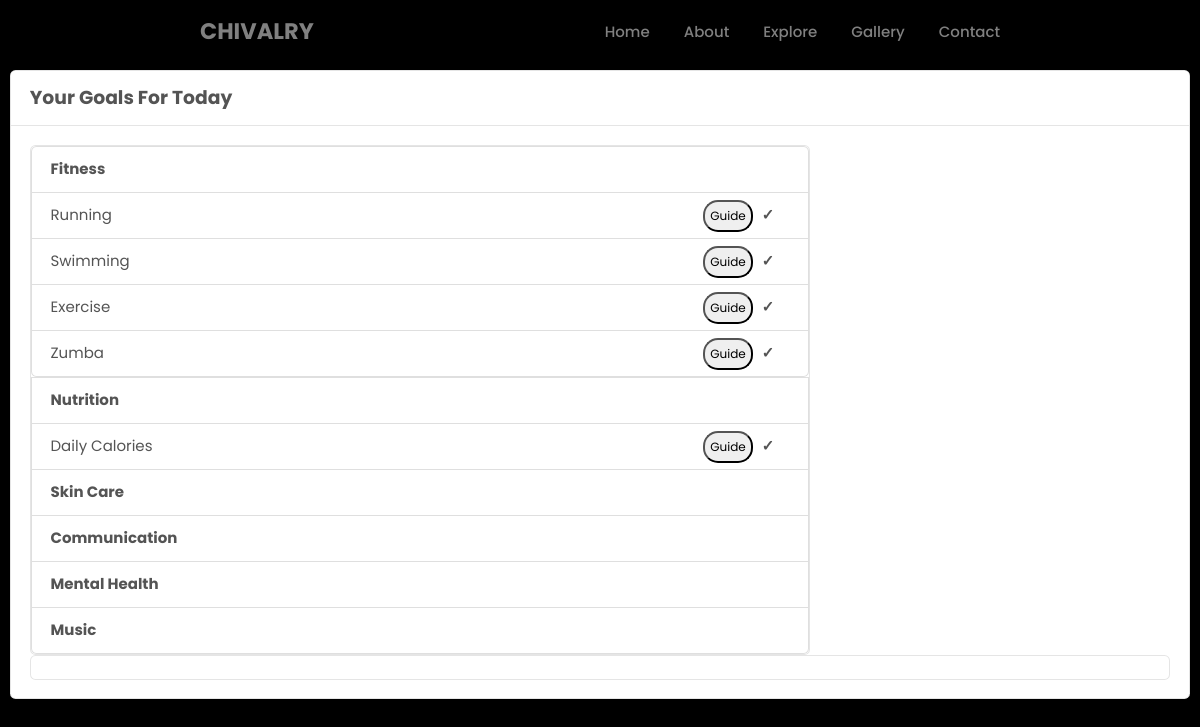
Page /home (signed in) on the committed database.
### accounts/models.py (models this page shows, shortened)
class Category(BaseModel):
    category_name = models.CharField(max_length=100)
    category_image = models.ImageField(upload_to="categories" , null=True)
    slug = models.SlugField(unique=True , null=True , blank=True)

class Goals(BaseModel):
    goal_name = models.CharField(max_length=300)
    goal_category = models.ForeignKey(Category , on_delete=models.CASCADE , related_name="products_category")
    slug = models.SlugField(unique=True , null=True , blank=True)
    time = models.CharField(max_length=100, null=True,blank=True)
    start_date = models.DateField(blank=True , null=True)
    completed = models.BooleanField(default=False)

### home/views.py (the view)
# urls.py: path('', include('home.urls')),
def home(request , year=datetime.now().year,month=datetime.now().strftime('%B')):
    user = request.user
    goal_user = UserGoals.objects.filter(user=user)
    goals = goal_user[0].goals.all()
    context  = {'category' : Category.objects.filter() , 'goals' : goals}
    return render(request,'home.html' , context)

### templates/home.html (shortened to what this page needs)
{% extends 'base/base.html'%}
{% block start %}
<div class="container-fluid " style="position:absolute; top:70px">
      <div class="row">
          <div class="col-md-12 mb-4">
            <div class="card mb-4">
              <div class="card-header py-3">
                <h5 class="mb-0">Your Goals For Today</h5>
              </div>
              <div class="card-body">
                  <div class="card" style="width:65vw;">
                      <ul class="list-group">
                        {% for category in category%}
                          <li class="list-group-item "><b> {{category.category_name}} </b></li>
                          {% for goal in goals %}
                          {% if goal.goal_category == category %}
                        <li class="list-group-item list-class-grp-add " style="display:flex; align-items:center;" >{{goal.goal_name}}<button style="position:absolute; right:50px; border-radius:15px; padding:5px; margin:5px; text-align:center;font-size:0.8rem">Guide</button><a class="btn"style="position:absolute; right:20px; cursor:pointer"> &#10003;</a></li>
                        {% endif  %}
                        {% endfor %}
                      </ul>
                      {% endfor %}
                  </div>
                  <div class="card">
                  <br>
          </div>
      </body>
{% endblock %}

### public/static/textstyle.css (style rules this page uses)
* { margin: 0; padding: 0; box-sizing: border-box; font-family: 'Poppins', sans-serif; }

### public/static/css/ui.css (style rules this page uses)
html { font-family: 'Inter', sans-serif; font-size: 15px; }
[class*="list-"] li:after { visibility: hidden; display: block; content: ""; overflow: hidden; height: 0; clear: both; }

### public/static/chivalry1.css (style rules this page uses)
body { background-color: black; z-index: -1; }

### rows in the picture
Category: category_name "Fitness"
Goals: goal_name "Running"
Goals: goal_name "Swimming"
Goals: goal_name "Exercise"
Goals: goal_name "Zumba"
Category: category_name "Nutrition"
Goals: goal_name "Daily Calories"
Category: category_name "Skin Care"
Category: category_name "Communication"
Category: category_name "Mental Health"
Category: category_name "Music"
